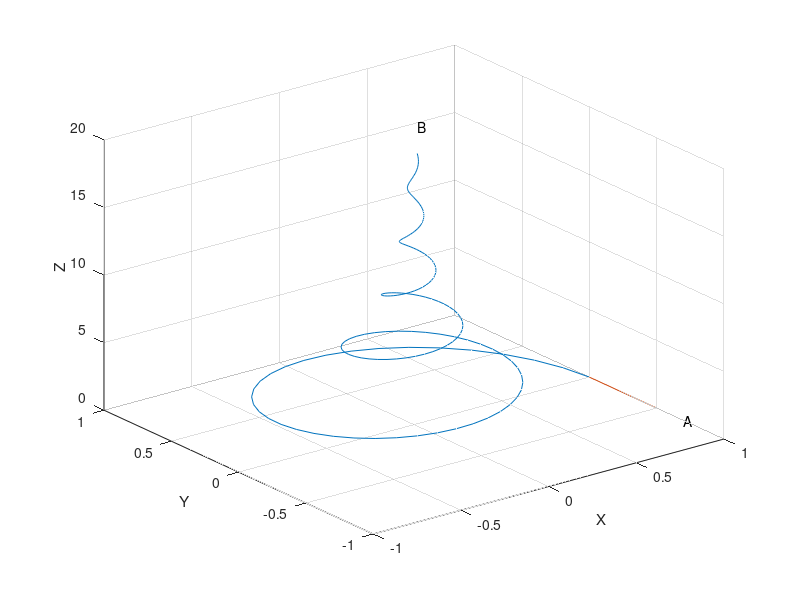

Source code (MATLAB):
% L2_17 : Figure 2.12 
% Illustrates 2D plot.
% Copyright S. Nakamura, 1995
set(gcf, 'NumberTitle','off','Name', 'Figure 2.12; List 2.17')

clear,clf
t=0:0.1:20;
r= exp(-0.2*t);
th=pi*t*0.5;
z=t;
x=r.*cos(th);
y=r.*sin(th);
plot3(x,y,z)
hold on
plot3([1,1], [-0.5,0], [0,0])
text( 1,-0.7,0, 'A')
n=length(x);
text( x(n),y(n),z(n)+2,'B')
xlabel('X'); ylabel('Y'); zlabel('Z');
grid
